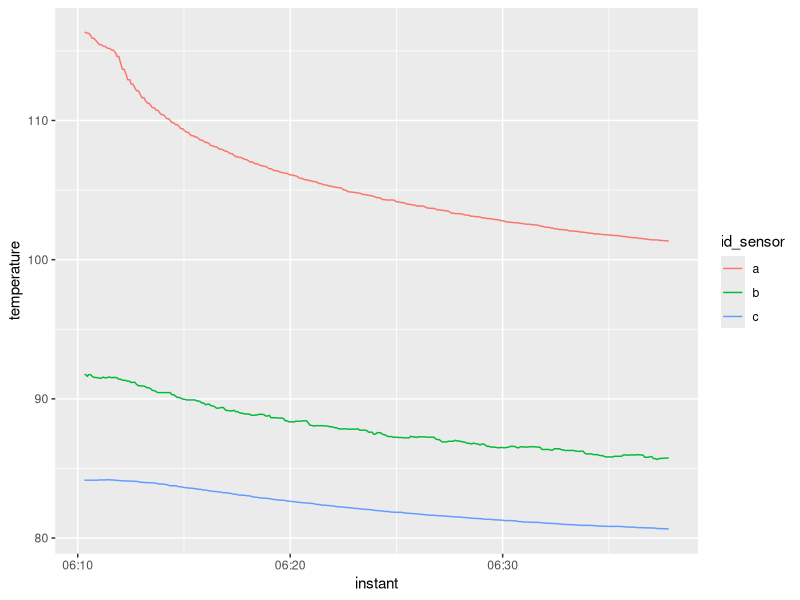
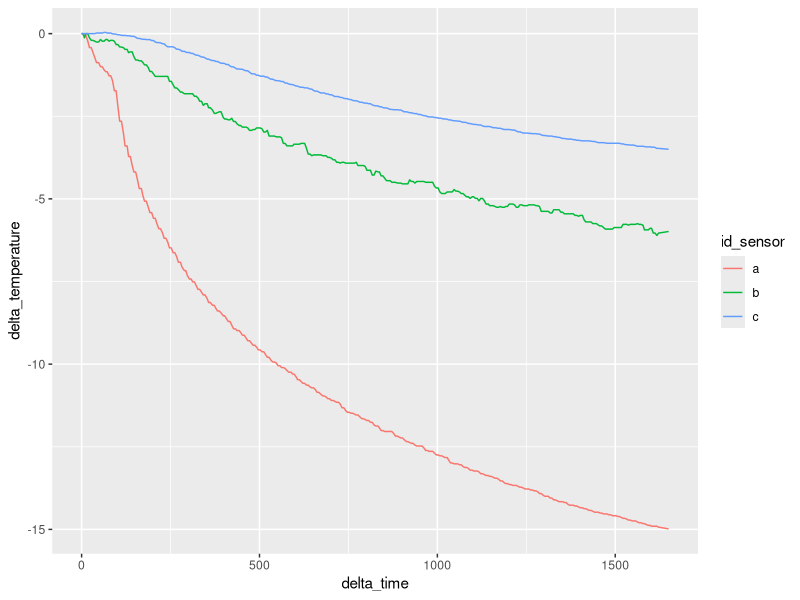
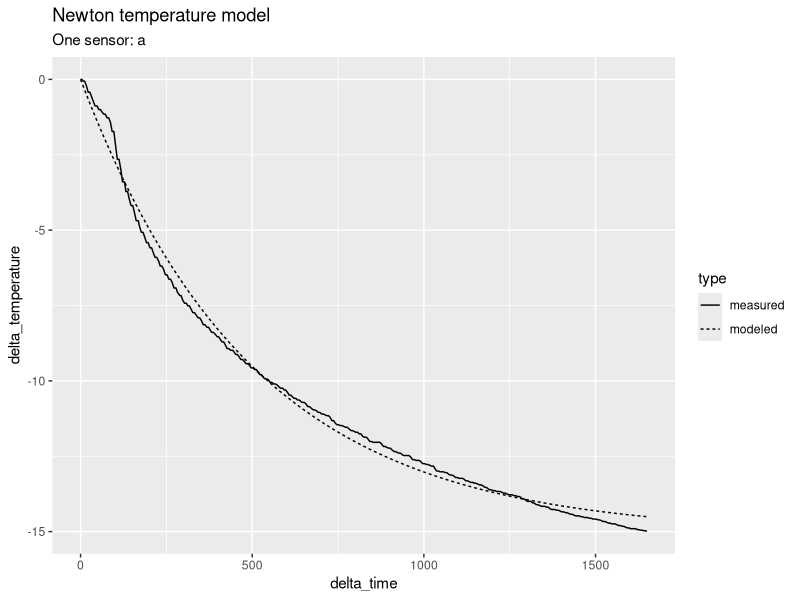
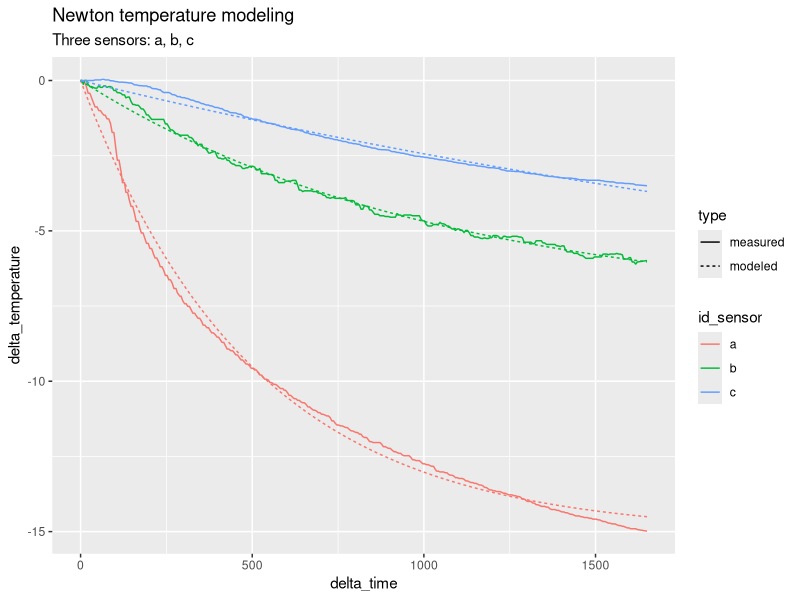
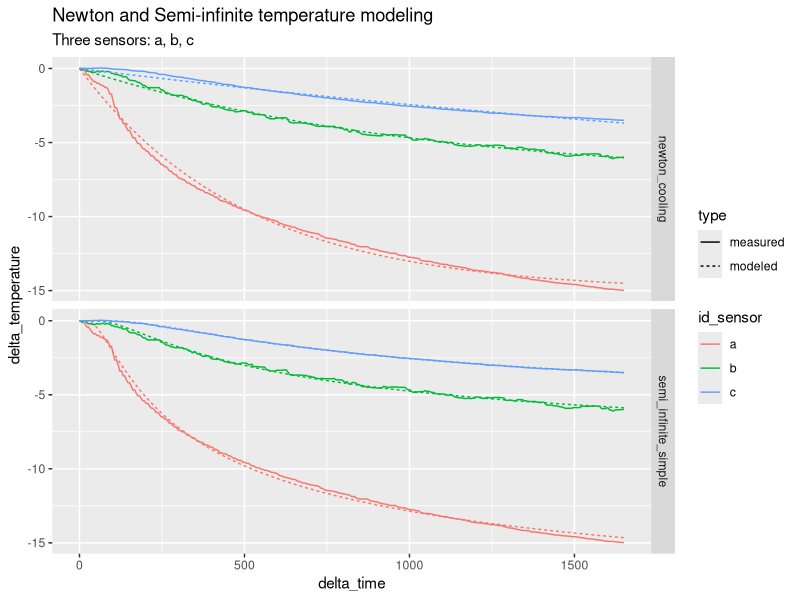
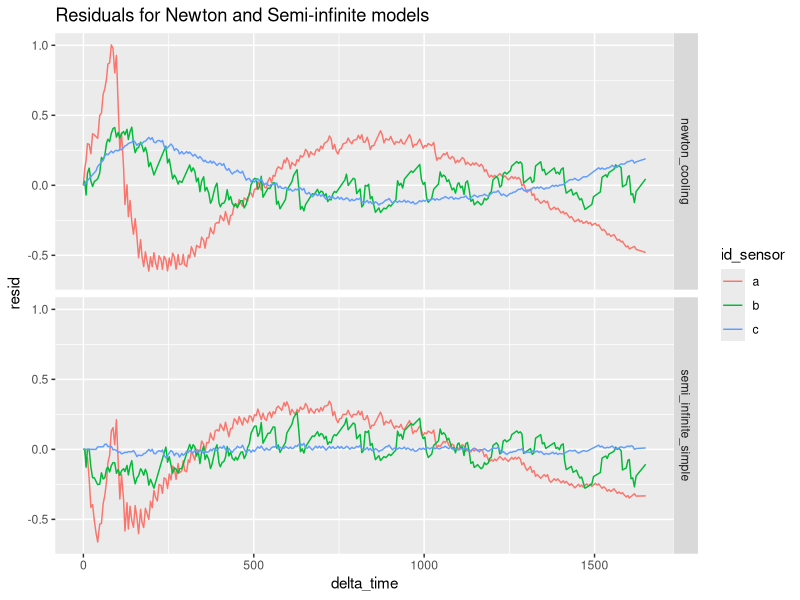

Reproduce these figures in R, in order.
## ---- chunk 1
knitr::opts_chunk$set(echo = TRUE, 
                      comment = NA, 
                      error = TRUE, 
                      warning = FALSE, 
                      message = FALSE, 
                      fig.align = 'center')
## ---- chunk 2
library("readr")
library("tibble")
library("dplyr")
library("tidyr")
library("stringr")
library("ggplot2")
library("purrr")
library("broom")
## ---- chunk 3
temperature_wide <- 
  read_csv("temperature.csv") %>%
  print()
## ---- chunk 4
print(temperature_wide)
## ---- chunk 5
temperature_tall <-
  temperature_wide %>%
  gather(key = "id_sensor", value = "temperature", starts_with("temp")) %>%
  mutate(id_sensor = str_replace(id_sensor, "temperature_", "")) %>%
  print()
## ---- chunk 6
temperature_tall %>%
  ggplot(aes(x = instant, y = temperature, color = id_sensor)) +
  geom_line()
## ---- chunk 7
delta <- 
  temperature_tall %>%
  arrange(id_sensor, instant) %>%
  group_by(id_sensor) %>%
  mutate(
    delta_time = as.numeric(instant) - as.numeric(instant[[1]]),
    delta_temperature = temperature - temperature[[1]]
  ) %>%
  select(id_sensor, delta_time, delta_temperature)
## ---- chunk 8
# plot delta time vs delta temperature, by sensor
delta %>%
  ggplot(aes(x = delta_time, y = delta_temperature, color = id_sensor)) +
  geom_line()  
## ---- chunk 9
# reference: http://stackoverflow.com/questions/29067916/r-error-function-erfz
# (see Abramowitz and Stegun 29.2.29)
erf <- function(x) 2 * pnorm(x * sqrt(2)) - 1
erfc <- function(x) 2 * pnorm(x * sqrt(2), lower = FALSE)
## ---- chunk 10
newton_cooling <- function(x) {
  nls(
    delta_temperature ~ delta_temperature_0 * (1 - exp(-delta_time/tau_0)),
    start = list(delta_temperature_0 = -10, tau_0 = 50),
    data = x
  )
}
## ---- chunk 11
semi_infinite_simple <- function(x) {
  nls(
    delta_temperature ~ delta_temperature_0 * erfc(sqrt(tau_0 / delta_time)),
    start = list(delta_temperature_0 = -10, tau_0 = 50),
    data = x
  )    
}

semi_infinite_convection <- function(x){
  nls(
    delta_temperature ~
      delta_temperature_0 * (
        erfc(sqrt(tau_0 / delta_time)) -
        exp(Bi_0 + (Bi_0/2)^2 * delta_time / tau_0) *
          erfc(sqrt(tau_0 / delta_time) + 
        (Bi_0/2) * sqrt(delta_time / tau_0))
      ),
    start = list(delta_temperature_0 = -5, tau_0 = 50, Bi_0 = 1.e6),
    data = x
  )
}
## ---- chunk 12
# only one sensor; it is a test
tmp_data <- delta %>% filter(id_sensor == "a")

tmp_model <- newton_cooling(tmp_data)

summary(tmp_model)
## ---- chunk 13
# apply prediction and make it tidy
tmp_pred <- 
  tmp_data %>%
  mutate(modeled = predict(tmp_model, data = .)) %>%
  select(id_sensor, delta_time, measured = delta_temperature, modeled) %>%
  gather("type", "delta_temperature", measured:modeled) %>%
  print()
## ---- chunk 14
tmp_pred %>%
  ggplot(aes(x = delta_time, y = delta_temperature, linetype = type)) +
  geom_line() +
  labs(title = "Newton temperature model", subtitle = "One sensor: a")
## ---- chunk 15
print(delta)
## ---- chunk 16
# nest delta_time and delta_temperature variables
delta_nested <- 
  delta %>%
  nest(-id_sensor) %>%
  print()
## ---- chunk 17
model_nested <-
  delta_nested %>%
  mutate(model = map(data, newton_cooling)) %>%
  print()
## ---- chunk 18
predict_nested <-
  model_nested %>%
  mutate(pred = map2(model, data, predict)) %>%
  print()
## ---- chunk 19
predict_unnested <- 
  predict_nested %>%
  unnest(data, pred) %>% 
  print()
## ---- chunk 20
predict_tall <- 
  predict_unnested %>%
  rename(modeled = pred, measured = delta_temperature) %>%
  gather("type", "delta_temperature", modeled, measured) %>%
  print()
## ---- chunk 21
predict_tall %>%
  ggplot(aes(x = delta_time, y = delta_temperature)) +
  geom_line(aes(color = id_sensor, linetype = type)) +
  labs(title = "Newton temperature modeling", 
       subtitle = "Three sensors: a, b, c")
## ---- chunk 22
list_model <-
  list(
    newton_cooling = newton_cooling,
    semi_infinite_simple = semi_infinite_simple,
    semi_infinite_convection = semi_infinite_convection
  )
## ---- chunk 23
# add additional variable with the model name

fn_model <- function(.model, df) {
  # one parameter for the model in the list, the second for the data
  # safer to avoid non-standard evaluation
  # df %>% mutate(model = map(data, .model)) 
  
  df$model <- map(df$data, possibly(.model, NULL))
  df
}
## ---- chunk 24
# this dataframe will be the second input of fn_model
delta_nested %>% 
  print()
## ---- chunk 25
# fn_model is receiving two inputs: one from list_model and from delta_nested
model_nested_new <-
  list_model %>%
  map_df(fn_model, delta_nested, .id = "id_model") %>%
  print()
## ---- chunk 26
model_nested_new <-
  list_model %>%
  map_df(fn_model, delta_nested, .id = "id_model") %>%
  mutate(is_null = map(model, is.null)) %>%
  print()
## ---- chunk 27
model_nested_new <-
  list_model %>%
  map_df(fn_model, delta_nested, .id = "id_model") %>%
  mutate(is_null = map_lgl(model, is.null)) %>%
  print()
## ---- chunk 28
model_nested_new <-
  list_model %>%
  map_df(fn_model, delta_nested, .id = "id_model") %>%
  mutate(is_null = map_lgl(model, is.null)) %>%
  filter(!is_null) %>%
  select(-is_null) %>%
  print()
## ---- chunk 29
predict_nested <- 
  model_nested_new %>%
  mutate(pred = map2(model, data, predict)) %>%
  print()
## ---- chunk 30
predict_tall <-
  predict_nested %>%
  unnest(data, pred) %>% 
  rename(modeled = pred, measured = delta_temperature) %>%
  gather("type", "delta_temperature", modeled, measured) %>%
  print()
## ---- chunk 31
predict_tall %>%
  ggplot(aes(x = delta_time, y = delta_temperature)) +
  geom_line(aes(color = id_sensor, linetype = type)) +
  facet_grid(id_model ~ .) +
  labs(title = "Newton and Semi-infinite temperature modeling", 
       subtitle = "Three sensors: a, b, c")
## ---- chunk 32
resid <-
  model_nested_new %>%
  mutate(resid = map(model, resid)) %>%
  unnest(data, resid) %>%
  print()
## ---- chunk 33
resid %>%
  ggplot(aes(x = delta_time, y = resid)) +
  geom_line(aes(color = id_sensor)) +
  facet_grid(id_model ~ .) +
  labs(title = "Residuals for Newton and Semi-infinite models")
## ---- chunk 34
model_nested_new %>% 
  print()
## ---- chunk 35
# apply over model_nested_new but only three variables
model_parameters <- 
  model_nested_new %>%
  select(id_model, id_sensor, model) %>%
  mutate(tidy = map(model, tidy)) %>%
  select(-model) %>%
  unnest() %>%
  print()
## ---- chunk 36
model_summary <-
  model_parameters %>%
  select(id_model, id_sensor, term, estimate) %>%
  spread(key = "term", value = "estimate") %>%
  print()
